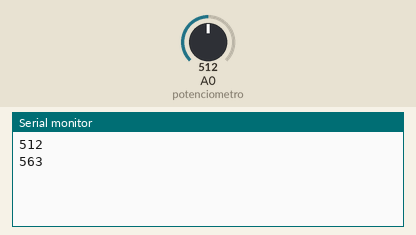
Recording of a sketch running on a simulated Arduino Uno, built with avr-gcc and run on an emulated ATmega328P. Shown: the last lines printed to the serial monitor. The inputs (shaded band) are chosen by the test bench; at power-on: A0 (potenciometro) = 512.

Above: at 1.2 s.
1.3 s: A0 (potenciometro) set to 716
At 2.6 s:
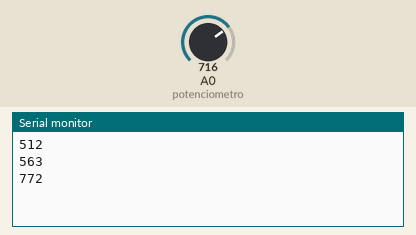
2.8 s: A0 (potenciometro) set to 900
At 3.4 s:
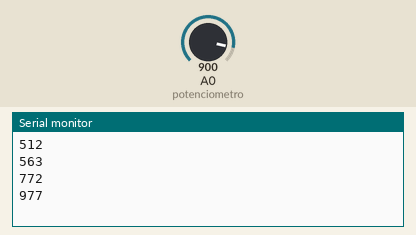
Timing chart, 0 to 5.8 s (numbered marks = the images above; inputs shaded):
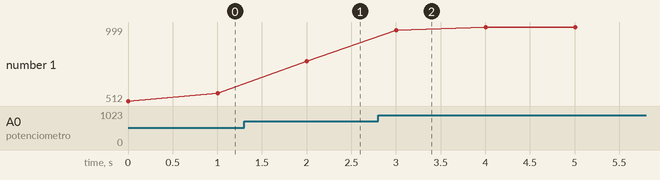

The sketch:

P_3_SendDP_Promedio.ino
```cpp
int potenciometro = A0;

void setup() {
  // put your setup code here, to run once:
Serial.begin(9600);
//Serial.println();
}

int i,valor;
void loop() {
  // put your main code here, to run repeatedly:
  for(i=0;i<10; i++){
    valor += analogRead(potenciometro);
  }
  valor /=10;

  //Serial.println("Valor=" + String(valor));
  Serial.println(valor);
  delay(1000);
}
```

Measured:
- after the input at 1.3 s, the serial monitor: prints a new line after 0.70 s (image 1)
- after the input at 2.8 s, the serial monitor: prints a new line after 0.21 s (image 2)
- plotted number 1: 563 → 772 after the input at 1.3 s, 772 → 999 after the input at 2.8 s
